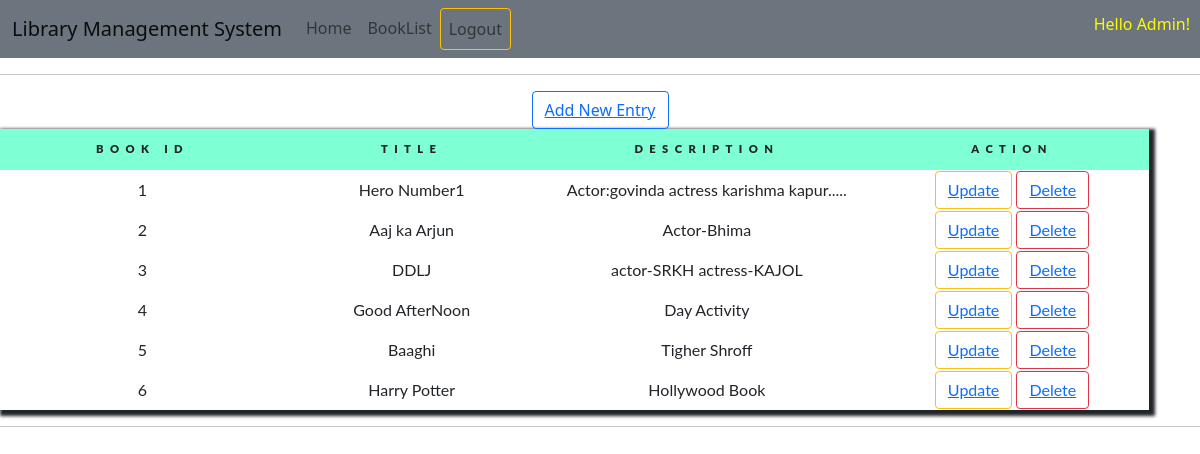
Page /accounts/profile/ (signed in) on the committed database.
### BookService/models.py (models this page shows, shortened)
class Book(models.Model):
    title = models.CharField(max_length=100)
    description = models.CharField(max_length=200)

### BookService/views.py (the view)
# urls.py: path('accounts/profile/',views.all_book),
@login_required
def all_book(req):
    book=Book.objects.all()
    return render(req,'allbook.html',{'booklist':book})

### BookService/templates/allbook.html
{% extends "base.html" %}
{% block content %}
<div style="text-align: center;">
    <hr>
    <table >
        {% if user.is_superuser %}
        <button class="btn btn-outline-primary"><a href="/create">Add New Entry</a></button>
       {% endif %}
        {%if booklist %}
        <thead>
        <tr>
            <th>Book Id</th>
            <th>Title</th>
            <th>Description</th>
            <th> Action</th>
        </tr>
        </thead>
        {%for book in booklist %}
        <tbody>
        <tr>
            <td>{{book.id}}</td>
            <td>{{book.title}}</td>
            <td>{{book.description}}</td>
            <td>
                {% if user.is_superuser %}
                <button class="btn btn-outline-warning"><a href="/update/{{book.id}}">Update</a></button>
                <button class="btn btn-outline-danger"><a href="/delete/{{book.id}}">Delete</a></button>
                {% endif %}
            </td>
        </tr>
    </tbody>
        {% endfor %}
        {% else%}
        <h2>No Records..!!</h2>
        {% endif %}
    </table>
</div>
<hr>
{% endblock %}

### BookService/templates/base.html (shortened to what this page needs)
<!DOCTYPE html>
<html lang="en">
<head>
    <link href="https://cdn.jsdelivr.net/npm/bootstrap@5.0.2/dist/css/bootstrap.min.css" rel="stylesheet"
 />
</head>
<body>
    <nav class="navbar navbar-expand-lg navbar-light bg-secondary">
        <div class="container-fluid">
            <a class="navbar-brand" href="/">Library Management System</a>
            <div class="collapse navbar-collapse" id="navbarNavDropdown">
                <ul class="navbar-nav" >
                    <li class="nav-item">
                        <a class="nav-link" aria-current="page" href="/">Home</a>
                    </li>
                    {%if user.is_authenticated %}
                    <li class="nav-item">
                        <a class="nav-link" aria-current="page" href="/accounts/profile/">BookList</a>
                    </li>
                    <li class="nav-item">
                       <a class="nav-link btn btn-outline-warning" aria-current="page" href="/account/logout/">Logout</a>
                    </li>
                    {% endif %}
                </ul>
                <ul class="navbar-nav navbar-right" style="position:absolute; right:0px; color:rgb(255, 251, 0); padding-right:10px">
                    {%  if user.is_superuser %}
                       <li class="nav-item " >
                        <h6>Hello Admin!</h6>
                       </li>
                        {%endif%}
                </ul>
            </div>
        </div>
    </nav>
    {% block content %}
    {% endblock %}
</body>
</html>

### BookService/templates/base.html (style rules this page uses)
table { font-family: lato,sans-serif; border-collapse: collapse; box-shadow: 0.2rem 0.2rem 0.2rem 0.2rem; background-color: white; text-align: center; }
th { background-color:aquamarine; padding: 0.75rem 6rem; text-transform: uppercase; letter-spacing: 0.4rem; font-size: 0.7rem; font-weight: 900; }
td { padding: 1rem,10rem; }

### rows in the picture
Book: id "1", title "Hero Number1", description "Actor:govinda actress karishma kapur....."
Book: id "2", title "Aaj ka Arjun", description "Actor-Bhima"
Book: id "3", title "DDLJ", description "actor-SRKH actress-KAJOL"
Book: id "4", title "Good AfterNoon", description "Day Activity"
Book: id "5", title "Baaghi", description "Tigher Shroff"
Book: id "6", title "Harry Potter", description "Hollywood Book"
